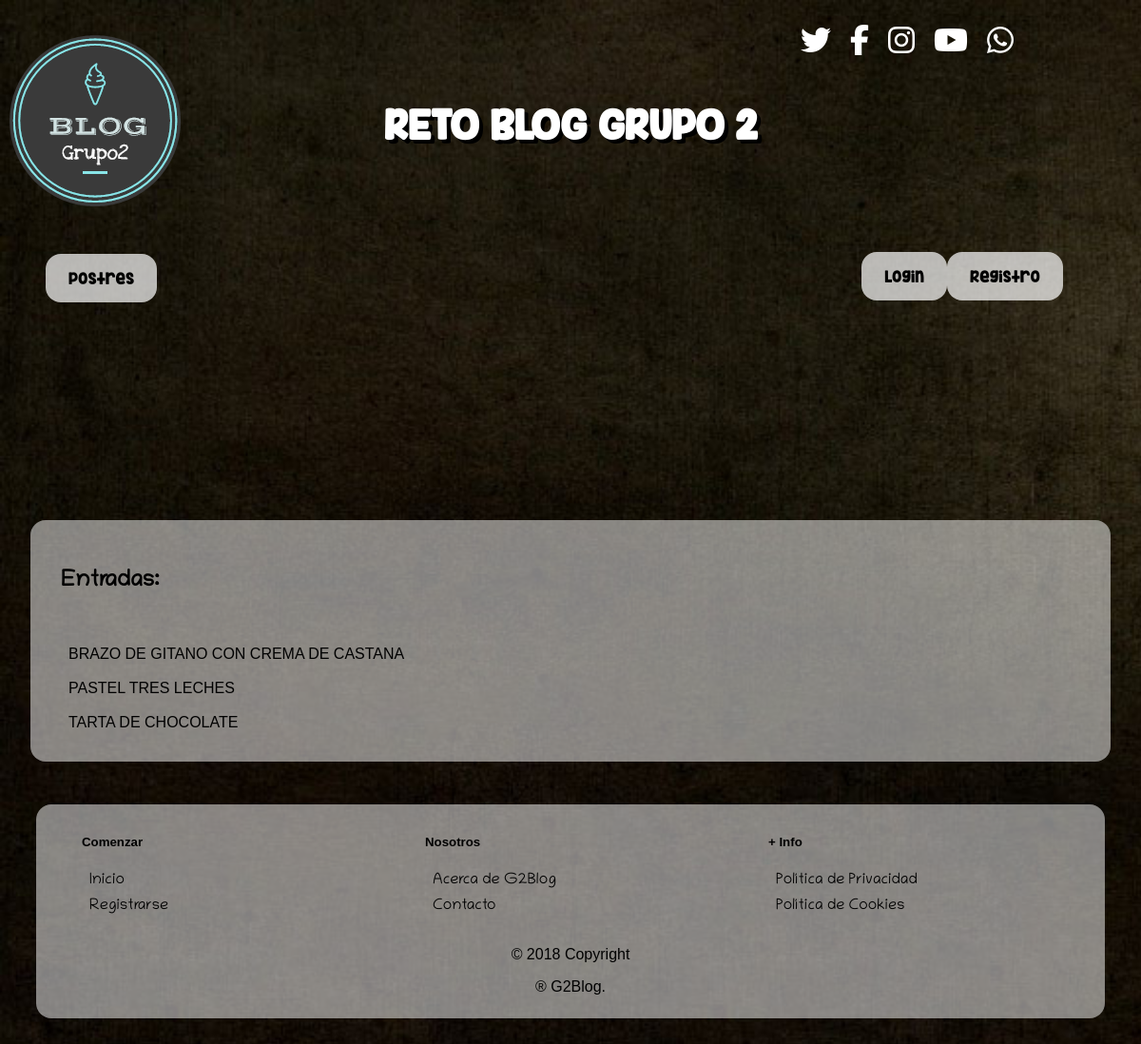
Before: / with the older database file.
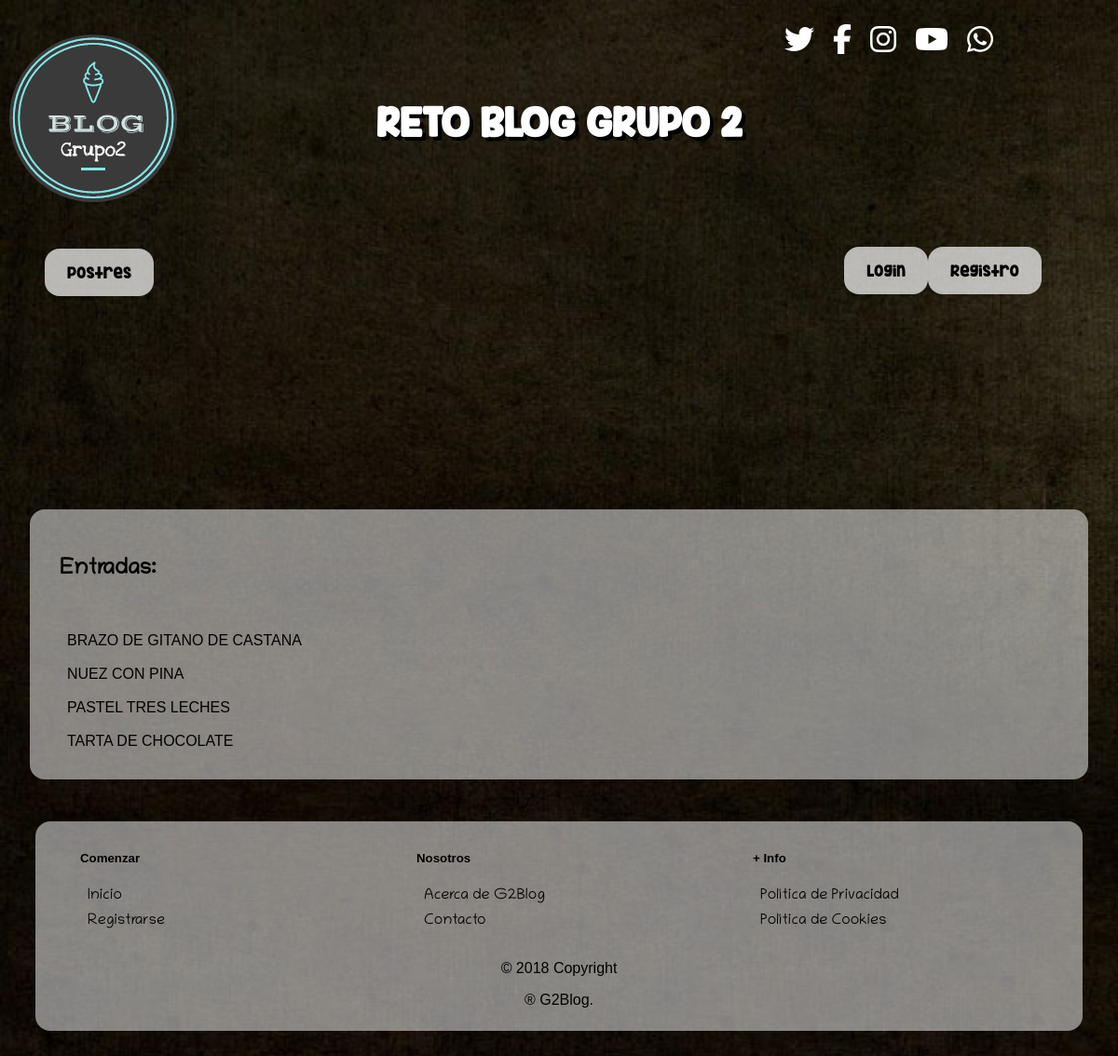
After: the same page with the newer database file.
### tables this page shows
CREATE TABLE `entrada` (
  `titulo` varchar(40) NOT NULL,
  `contenido` longtext NOT NULL,
  `fecha_entrada` datetime DEFAULT CURRENT_TIMESTAMP,
  `imagen` varchar(100) NOT NULL
);

### index.php (the view, shortened to what this page needs)
	    <?php
	include 'conexion.php';
	try {
		$sentencia=$db->prepare("SELECT titulo 'et' FROM entrada");
		$sentencia->execute();
			if (isset($usuario) &&  isset($_SESSION['logueado']) && $_SESSION['logueado'] == true ){
				if ($usuario=='admin'){
					 require_once('menuAdministrador.php');
					 ?><script type="text/javascript" src="JS/script.js"></script><?php
				}
				else if($usuario!='admin') {
					require_once('menuUsuario.php');
					echo "<div>
					<section id='entrada'>";
					echo '<h2>Entradas:</h2><br>';
					foreach($sentencia as $entrada){
						$variable=$entrada["et"];
						echo '<article><br><a href="mostrarEntrada.php?var='.$variable.'">'.$variable.'</a>';
					}
				}
		}else{
			include('menuInvitado.php');
			echo "<div>
			<section id='entrada'>";
			echo '<h2>Entradas:</h2><br>';
			foreach($sentencia as $entrada){
				$variable=$entrada["et"];
				echo '<article><br><a href="mostrarEntrada.php?var='.$variable.'">'.$variable.'</a>';
			}
		}
	} catch(PDOException $e) {
	  echo 'Error: ' . $e->getMessage();
	}
	echo "</section>
	</div>";
?>

Changed rows visible on the page:
removed entrada: titulo "BRAZO DE GITANO CON CREMA DE CASTANA"
added entrada: titulo "BRAZO DE GITANO DE CASTANA"
added entrada: titulo "NUEZ CON PINA"
